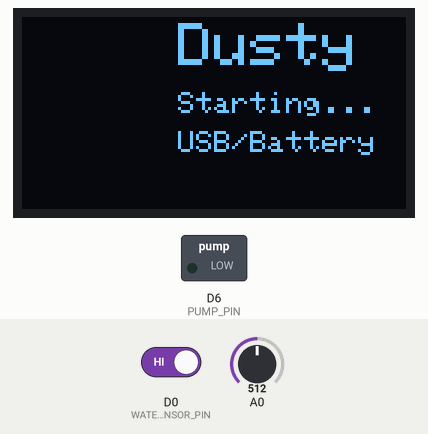
The sketch below on a simulated ESP8266 (NodeMCU). Parts: 128×64 one-colour display, switched loads named in the sketch (green lamp = pin HIGH). The test bench sets the inputs (shaded band); at power-on: D0 (WATER_SENSOR_PIN) HIGH, A0 = 512. What the sketch prints to the serial monitor is not drawn.

Above: at 0.6 s.
At 3.2 s:
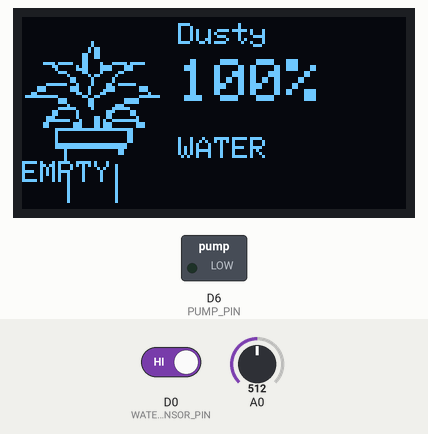
3.3 s: D0 (WATER_SENSOR_PIN) driven LOW
At 5.3 s:
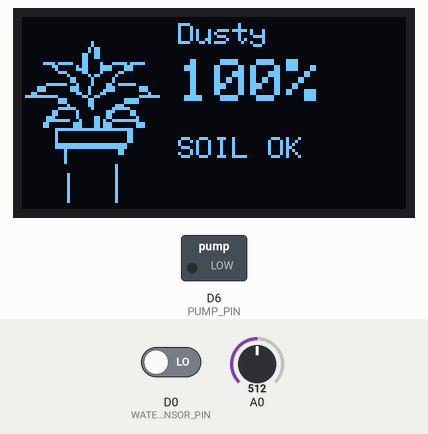
5.6 s: D0 (WATER_SENSOR_PIN) driven HIGH
At 7.3 s:
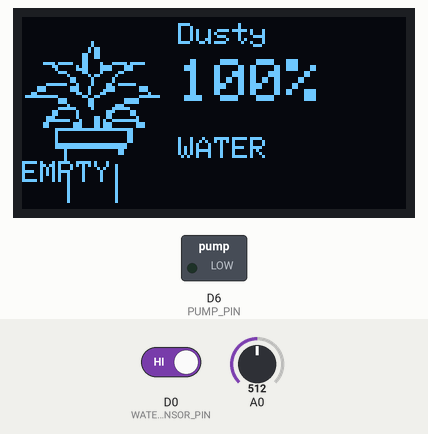
Timing chart, 0 to 8.8 s (numbered marks = the images above; inputs shaded):
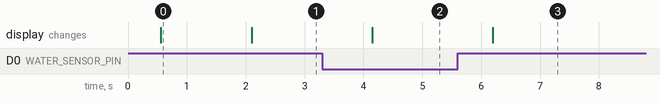

The sketch:

Hydroplanter_CODE.ino
```cpp
#include <Wire.h>
#include <Adafruit_GFX.h>
#include <Adafruit_SSD1306.h>

#define WATER_SENSOR_PIN D0
#define SOIL_SENSOR_PIN  D2
#define PUMP_PIN         D6

#define OLED_SDA_PIN     D4
#define OLED_SCL_PIN     D5

#define SCREEN_WIDTH  128
#define SCREEN_HEIGHT 64
#define OLED_RESET    -1
#define OLED_ADDRESS 0x3C

Adafruit_SSD1306 display(
  SCREEN_WIDTH,
  SCREEN_HEIGHT,
  &Wire,
  OLED_RESET
);

const bool WATER_OK_WHEN_LOW = true;

const int SOIL_DRY_READING = 3000;
const int SOIL_WET_READING = 1300;

const int PUMP_START_PERCENT = 30;
const int PUMP_STOP_PERCENT  = 55;

const unsigned long MAX_PUMP_RUNTIME = 15000UL;

const unsigned long MIN_TIME_BETWEEN_WATERINGS =
  10UL * 60UL * 1000UL;

const unsigned long DISPLAY_INTERVAL = 1000UL;

#define PLANT_BITMAP_WIDTH 47
#define PLANT_BITMAP_HEIGHT 64
#define PLANT_BITMAP_BYTES_PER_ROW 6

const unsigned char epd_bitmap_spider_plant[] PROGMEM = {
  0xff, 0xff, 0xff, 0xff, 0xff, 0xfe,
  0xff, 0xff, 0xff, 0xff, 0xff, 0xfe,
  0xff, 0xff, 0xff, 0xff, 0xff, 0xfe,
  0xff, 0xff, 0xff, 0xff, 0xff, 0xfe,
  0xff, 0xff, 0xff, 0xff, 0xff, 0xfe,
  0xff, 0xff, 0xff, 0xff, 0xff, 0xfe,
  0xff, 0xff, 0xff, 0xff, 0xff, 0xfe,
  0xff, 0xff, 0xff, 0xff, 0xff, 0xfe,

  0xff, 0xff, 0xfe, 0xff, 0xff, 0xfe,
  0xff, 0xff, 0xfe, 0xff, 0xff, 0xfe,
  0xff, 0xff, 0xfd, 0x3f, 0xff, 0xfe,
  0xff, 0xff, 0xfd, 0x3f, 0xff, 0xfe,
  0xff, 0xff, 0xf3, 0x3f, 0xff, 0xfe,
  0xff, 0xff, 0xf3, 0x3f, 0xff, 0xfe,
  0xff, 0xff, 0xf3, 0xff, 0xff, 0xfe,
  0xfe, 0x10, 0x73, 0xdc, 0x10, 0x7e,

  0xff, 0xcf, 0xd3, 0xc3, 0xc7, 0xfe,
  0xff, 0xef, 0xc3, 0xc3, 0xc7, 0xfe,
  0xff, 0xf1, 0xf3, 0xdf, 0x3f, 0xfe,
  0xff, 0xfe, 0xfd, 0x3e, 0xff, 0xfe,
  0xff, 0xff, 0x3e, 0xfd, 0xff, 0xfe,
  0xff, 0xff, 0x3e, 0xfd, 0xff, 0xfe,
  0xff, 0x01, 0xde, 0xf3, 0x03, 0xfe,
  0xf8, 0xff, 0x1d, 0xf1, 0xfe, 0x3e,

  0xf8, 0xff, 0x1d, 0xe1, 0xfe, 0x3e,
  0xe7, 0xff, 0xcd, 0xcf, 0xff, 0xde,
  0x80, 0x0f, 0xf3, 0x3f, 0xfe, 0x02,
  0xff, 0xf1, 0xfc, 0xff, 0xc1, 0xfe,
  0xff, 0xf1, 0xfc, 0xff, 0xc1, 0xfe,
  0xff, 0xfe, 0xfc, 0xfe, 0x3f, 0xfe,
  0xff, 0xf0, 0x3e, 0xfc, 0x0f, 0xfe,
  0xff, 0xcf, 0xdf, 0xf1, 0xf3, 0xfe,

  0xff, 0xcf, 0xdf, 0xf3, 0xf3, 0xfe,
  0xff, 0x1f, 0xdf, 0x33, 0xfd, 0xfe,
  0xff, 0x00, 0xef, 0x2c, 0x01, 0xfe,
  0xfe, 0x7f, 0x8f, 0x23, 0xfc, 0x7e,
  0xfe, 0x7f, 0x8f, 0x23, 0xfc, 0x7e,
  0xff, 0xe0, 0x00, 0x00, 0x07, 0xfe,
  0xff, 0xef, 0xff, 0xff, 0xe7, 0xfe,
  0xff, 0xef, 0xff, 0xff, 0xe7, 0xfe,

  0xff, 0xef, 0xff, 0xff, 0xe7, 0xfe,
  0xff, 0xef, 0xff, 0xff, 0xe7, 0xfe,
  0xff, 0xe0, 0x00, 0x00, 0x1f, 0xfe,
  0xff, 0xe0, 0x00, 0x00, 0x1f, 0xfe,
  0xff, 0xfd, 0xff, 0xff, 0x3f, 0xfe,
  0xff, 0xfd, 0xff, 0xff, 0x3f, 0xfe,
  0xff, 0xfd, 0xff, 0xff, 0xff, 0xfe,
  0xff, 0xfd, 0xff, 0xff, 0xff, 0xfe,

  0xff, 0xfd, 0xff, 0xff, 0xff, 0xfe,
  0xff, 0xff, 0xff, 0xfe, 0xff, 0xfe,
  0xff, 0xff, 0xff, 0xfe, 0xff, 0xfe,
  0xff, 0xff, 0xff, 0xfe, 0xff, 0xfe,
  0xff, 0xfe, 0xff, 0xfe, 0xff, 0xfe,
  0xff, 0xfe, 0xff, 0xfe, 0xff, 0xfe,
  0xff, 0xfe, 0xff, 0xfe, 0xff, 0xfe,
  0xff, 0xfe, 0xff, 0xfe, 0xff, 0xfe,

  0xff, 0xfe, 0xff, 0xfe, 0xff, 0xfe,
  0xff, 0xfe, 0xff, 0xfe, 0xff, 0xfe,
  0xff, 0xfe, 0xff, 0xfe, 0xff, 0xfe,
  0xff, 0xfe, 0xff, 0xfe, 0xff, 0xfe,
  0xff, 0xfe, 0xff, 0xfe, 0xff, 0xfe,
  0xff, 0xfe, 0xff, 0xfe, 0xff, 0xfe,
  0xff, 0xff, 0xff, 0xff, 0xff, 0xfe,
  0xff, 0xff, 0xff, 0xff, 0xff, 0xfe
};

bool waterAvailable = false;
bool pumpRunning = false;

int soilRawValue = 0;
int moisturePercent = 0;

unsigned long pumpStartTime = 0;
unsigned long lastPumpStopTime = 0;
unsigned long lastDisplayUpdate = 0;

void setup() {
  Serial.begin(115200);
  delay(500);

  pinMode(WATER_SENSOR_PIN, INPUT_PULLUP);

  pinMode(PUMP_PIN, OUTPUT);
  digitalWrite(PUMP_PIN, LOW);

  Wire.begin(OLED_SDA_PIN, OLED_SCL_PIN);

  if (!display.begin(SSD1306_SWITCHCAPVCC, OLED_ADDRESS)) {
    Serial.println("OLED not detected.");

    digitalWrite(PUMP_PIN, LOW);

    while (true) {
      delay(1000);
    }
  }

  display.clearDisplay();
  display.setTextColor(SSD1306_WHITE);

  display.setTextSize(2);
  display.setCursor(52, 2);
  display.println("Dusty");

  display.setTextSize(1);
  display.setCursor(52, 25);
  display.println("Starting...");
  display.setCursor(52, 38);
  display.println("USB/Battery");

  display.display();

  delay(1500);

  lastPumpStopTime =
    millis() - MIN_TIME_BETWEEN_WATERINGS;
}

void loop() {
  unsigned long currentTime = millis();

  updateWaterLevel();
  readSoilMoisture();
  controlPump();

  if (currentTime - lastDisplayUpdate >= DISPLAY_INTERVAL) {
    lastDisplayUpdate = currentTime;
    updateDisplay();
  }

  delay(50);
}

void updateWaterLevel() {
  bool switchState = digitalRead(WATER_SENSOR_PIN);

  if (WATER_OK_WHEN_LOW) {
    waterAvailable = switchState == LOW;
  } else {
    waterAvailable = switchState == HIGH;
  }
}

void readSoilMoisture() {
  const int numberOfSamples = 10;
  long total = 0;

  for (int i = 0; i < numberOfSamples; i++) {
    total += analogRead(SOIL_SENSOR_PIN);
    delay(2);
  }

  soilRawValue = total / numberOfSamples;

  moisturePercent = map(
    soilRawValue,
    SOIL_DRY_READING,
    SOIL_WET_READING,
    0,
    100
  );

  moisturePercent = constrain(moisturePercent, 0, 100);
}

void controlPump() {
  unsigned long currentTime = millis();

  if (!waterAvailable) {
    stopPump();
    return;
  }

  if (pumpRunning &&
      currentTime - pumpStartTime >= MAX_PUMP_RUNTIME) {
    Serial.println("Pump stopped: maximum runtime.");
    stopPump();
    return;
  }

  if (pumpRunning &&
      moisturePercent >= PUMP_STOP_PERCENT) {
    Serial.println("Pump stopped: moisture target reached.");
    stopPump();
    return;
  }

  if (!pumpRunning &&
      moisturePercent <= PUMP_START_PERCENT &&
      currentTime - lastPumpStopTime >=
      MIN_TIME_BETWEEN_WATERINGS) {
    startPump();
  }
}

void startPump() {
  if (!waterAvailable) {
    return;
  }

  digitalWrite(PUMP_PIN, HIGH);

  pumpRunning = true;
  pumpStartTime = millis();

  Serial.println("Pump started.");
}

void stopPump() {
  digitalWrite(PUMP_PIN, LOW);

  if (pumpRunning) {
    lastPumpStopTime = millis();
  }

  pumpRunning = false;
}

void updateDisplay() {
  display.clearDisplay();
  display.setTextColor(SSD1306_WHITE);

  drawMoisturePlant(moisturePercent);

  display.setTextSize(1);
  display.setCursor(52, 2);
  display.println("Dusty");

  display.setTextSize(2);
  display.setCursor(52, 14);
  display.print(moisturePercent);
  display.println("%");

  display.setTextSize(1);
  display.setCursor(52, 40);

  if (!waterAvailable) {
    display.println("WATER");
    display.println("EMPTY");
  } else if (pumpRunning) {
    display.println("PUMP ON");
  } else if (moisturePercent <= PUMP_START_PERCENT) {
    display.println("SOIL DRY");
  } else {
    display.println("SOIL OK");
  }

  display.display();

  Serial.print("Soil ADC: ");
  Serial.print(soilRawValue);

  Serial.print(" | Moisture: ");
  Serial.print(moisturePercent);
  Serial.print("% | Water: ");

  Serial.print(waterAvailable ? "AVAILABLE" : "EMPTY");

  Serial.print(" | Pump: ");
  Serial.println(pumpRunning ? "ON" : "OFF");
}

bool bitmapPlantPixel(int x, int y) {
  if (x < 0 ||
      x >= PLANT_BITMAP_WIDTH ||
      y < 0 ||
      y >= PLANT_BITMAP_HEIGHT) {
    return false;
  }

  int byteIndex =
    y * PLANT_BITMAP_BYTES_PER_ROW + (x / 8);

  uint8_t bitmapByte =
    pgm_read_byte(
      &epd_bitmap_spider_plant[byteIndex]
    );

  bool bitIsSet =
    bitmapByte & (0x80 >> (x % 8));

  return !bitIsSet;
}

bool bitmapPlantEdge(int x, int y) {
  if (!bitmapPlantPixel(x, y)) {
    return false;
  }

  if (!bitmapPlantPixel(x - 1, y)) {
    return true;
  }

  if (!bitmapPlantPixel(x + 1, y)) {
    return true;
  }

  if (!bitmapPlantPixel(x, y - 1)) {
    return true;
  }

  if (!bitmapPlantPixel(x, y + 1)) {
    return true;
  }

  return false;
}

void drawMoisturePlant(int moisture) {
  const int originX = 0;
  const int originY = 0;

  int fillY = map(
    moisture,
    0,
    100,
    originY + PLANT_BITMAP_HEIGHT,
    originY
  );

  fillY = constrain(
    fillY,
    originY,
    originY + PLANT_BITMAP_HEIGHT
  );

  for (int y = 0; y < PLANT_BITMAP_HEIGHT; y++) {
    for (int x = 0; x < PLANT_BITMAP_WIDTH; x++) {
      if (!bitmapPlantPixel(x, y)) {
        continue;
      }

      int screenX = originX + x;
      int screenY = originY + y;

      bool edgePixel = bitmapPlantEdge(x, y);

      if (edgePixel || screenY >= fillY) {
        display.drawPixel(
          screenX,
          screenY,
          SSD1306_WHITE
        );
      } else {
        display.drawPixel(
          screenX,
          screenY,
          SSD1306_BLACK
        );
      }
    }
  }
}
```

Measured:
- after the input at 3.3 s, the display: changes after 0.85 s (image 2)
- after the input at 5.6 s, the display: changes after 0.60 s (image 3)
- what the display in image 0 shows lasts 1.5 s, from 0.6 s to 2.1 s
